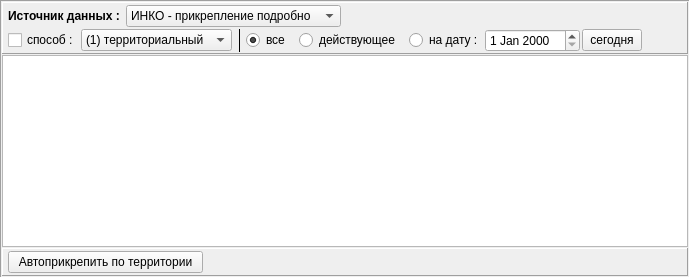
              <widget class="QFrame" name="pan_assig">
               <property name="frameShape">
                <enum>QFrame::Panel</enum>
               </property>
               <property name="frameShadow">
                <enum>QFrame::Sunken</enum>
               </property>
               <layout class="QVBoxLayout" name="verticalLayout_13">
                <property name="spacing">
                 <number>1</number>
                </property>
                <property name="leftMargin">
                 <number>1</number>
                </property>
                <property name="topMargin">
                 <number>1</number>
                </property>
                <property name="rightMargin">
                 <number>1</number>
                </property>
                <property name="bottomMargin">
                 <number>1</number>
                </property>
                <item>
                 <widget class="QFrame" name="pan_assig_UP">
                  <property name="frameShape">
                   <enum>QFrame::Panel</enum>
                  </property>
                  <property name="frameShadow">
                   <enum>QFrame::Raised</enum>
                  </property>
                  <layout class="QVBoxLayout" name="verticalLayout_22">
                   <property name="spacing">
                    <number>2</number>
                   </property>
                   <property name="leftMargin">
                    <number>5</number>
                   </property>
                   <property name="topMargin">
                    <number>2</number>
                   </property>
                   <property name="rightMargin">
                    <number>5</number>
                   </property>
                   <property name="bottomMargin">
                    <number>1</number>
                   </property>
                   <item>
                    <layout class="QHBoxLayout" name="horizontalLayout_21">
                     <item>
                      <widget class="QLabel" name="label_12">
                       <property name="font">
                        <font>
                         <weight>75</weight>
                         <bold>true</bold>
                        </font>
                       </property>
                       <property name="text">
                        <string>Источник данных : </string>
                       </property>
                      </widget>
                     </item>
                     <item>
                      <widget class="QComboBox" name="combo_assig_source">
                       <property name="enabled">
                        <bool>true</bool>
                       </property>
                       <property name="maxVisibleItems">
                        <number>50</number>
                       </property>
                       <item>
                        <property name="text">
                         <string>ИНКО - прикрепление подробно</string>
                        </property>
                       </item>
                       <item>
                        <property name="text">
                         <string>ИНКО - прикрепление к МО</string>
                        </property>
                       </item>
                      </widget>
                     </item>
                     <item>
                      <spacer name="horizontalSpacer_23">
                       <property name="orientation">
                        <enum>Qt::Horizontal</enum>
                       </property>
                       <property name="sizeHint" stdset="0">
                        <size>
                         <width>40</width>
                         <height>10</height>
                        </size>
                       </property>
                      </spacer>
                     </item>
                    </layout>
                   </item>
                   <item>
                    <layout class="QHBoxLayout" name="horizontalLayout_18">
                     <item>
                      <widget class="QCheckBox" name="ch_assig_type">
                       <property name="text">
                        <string>способ :</string>
                       </property>
                      </widget>
                     </item>
                     <item>
                      <widget class="QComboBox" name="combo_assig_type">
                       <property name="enabled">
                        <bool>true</bool>
                       </property>
                       <property name="minimumSize">
                        <size>
                         <width>150</width>
                         <height>0</height>
                        </size>
                       </property>
                       <item>
                        <property name="text">
                         <string>(1) территориальный</string>
                        </property>
                       </item>
                       <item>
                        <property name="text">
                         <string>(2) по заявлению</string>
                        </property>
                       </item>
                      </widget>
                     </item>
                     <item>
                      <widget class="Line" name="line_10">
                       <property name="minimumSize">
                        <size>
                         <width>10</width>
                         <height>0</height>
                        </size>
                       </property>
                       <property name="frameShadow">
                        <enum>QFrame::Plain</enum>
                       </property>
                       <property name="lineWidth">
                        <number>1</number>
                       </property>
                       <property name="orientation">
                        <enum>Qt::Vertical</enum>
                       </property>
                      </widget>
                     </item>
                     <item>
                      <widget class="QRadioButton" name="rb_date_all">
                       <property name="text">
                        <string>все  </string>
                       </property>
                       <property name="checked">
                        <bool>true</bool>
                       </property>
                      </widget>
                     </item>
                     <item>
                      <widget class="QRadioButton" name="rb_date_cur">
                       <property name="text">
                        <string>действующее  </string>
                       </property>
                      </widget>
                     </item>
                     <item>
                      <widget class="QRadioButton" name="rb_date_assig">
                       <property name="text">
                        <string>на дату :</string>
                       </property>
                      </widget>
                     </item>
                     <item>
                      <widget class="QDateEdit" name="date_assig"/>
                     </item>
                     <item>
                      <widget class="QPushButton" name="bn_today">
                       <property name="minimumSize">
                        <size>
                         <width>60</width>
                         <height>0</height>
                        </size>
                       </property>
                       <property name="maximumSize">
                        <size>
                         <width>60</width>
                         <height>16777215</height>
                        </size>
                       </property>
                       <property name="text">
                        <string>сегодня</string>
                       </property>
                      </widget>
                     </item>
                     <item>
                      <spacer name="horizontalSpacer_24">
                       <property name="orientation">
                        <enum>Qt::Horizontal</enum>
                       </property>
                       <property name="sizeHint" stdset="0">
                        <size>
                         <width>40</width>
                         <height>10</height>
                        </size>
                       </property>
                      </spacer>
                     </item>
                    </layout>
                   </item>
                  </layout>
                 </widget>
                </item>
                <item>
                 <widget class="QTableView" name="tab_assig">
                  <property name="enabled">
                   <bool>true</bool>
                  </property>
                  <property name="selectionMode">
                   <enum>QAbstractItemView::SingleSelection</enum>
                  </property>
                  <property name="selectionBehavior">
                   <enum>QAbstractItemView::SelectRows</enum>
                  </property>
                  <attribute name="verticalHeaderDefaultSectionSize">
                   <number>20</number>
                  </attribute>
                  <attribute name="verticalHeaderMinimumSectionSize">
                   <number>20</number>
                  </attribute>
                 </widget>
                </item>
                <item>
                 <widget class="QFrame" name="pan_assig_DN">
                  <property name="frameShape">
                   <enum>QFrame::Panel</enum>
                  </property>
                  <property name="frameShadow">
                   <enum>QFrame::Raised</enum>
                  </property>
                  <layout class="QHBoxLayout" name="horizontalLayout_17">
                   <property name="spacing">
                    <number>6</number>
                   </property>
                   <property name="leftMargin">
                    <number>5</number>
                   </property>
                   <property name="topMargin">
                    <number>2</number>
                   </property>
                   <property name="rightMargin">
                    <number>5</number>
                   </property>
                   <property name="bottomMargin">
                    <number>2</number>
                   </property>
                   <item>
                    <widget class="QPushButton" name="bn_autoassig">
                     <property name="enabled">
                      <bool>true</bool>
                     </property>
                     <property name="text">
                      <string>  Автоприкрепить по территории  </string>
                     </property>
                    </widget>
                   </item>
                   <item>
                    <spacer name="horizontalSpacer">
                     <property name="orientation">
                      <enum>Qt::Horizontal</enum>
                     </property>
                     <property name="sizeHint" stdset="0">
                      <size>
                       <width>40</width>
                       <height>20</height>
                      </size>
                     </property>
                    </spacer>
                   </item>
                  </layout>
                 </widget>
                </item>
               </layout>
              </widget>
